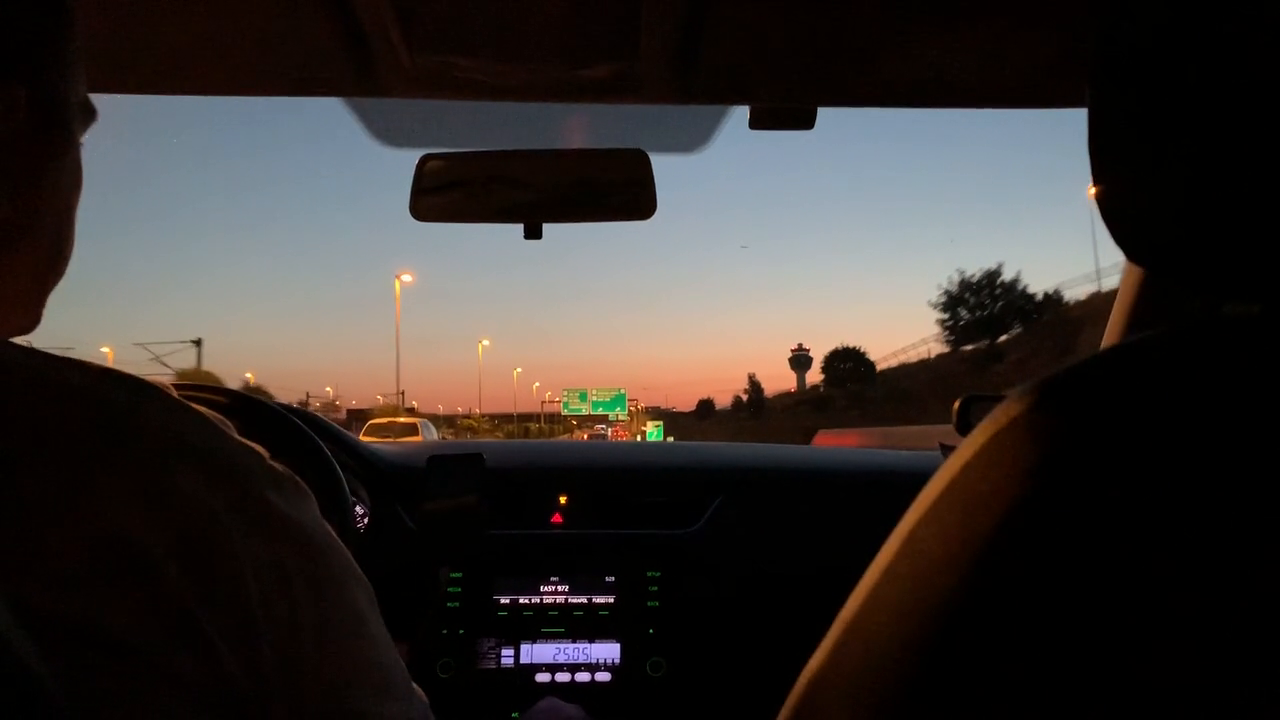
#> input picture frame 30 of tflite/object_detection/raspberry_pi/test_videos/car-driver.mp4, 1280 x 720 px, given in place of the camera
$ python test_lane_detection.py
#> lines starting #> are read from the running program, lines starting #| are printed output that depends on the picture; after the words box and inside, x2 and y2 are one past the last pixel; in counts of white or black regions, pixels touching at a corner belong together
### tflite/object_detection/raspberry_pi/lane_detector.py
"""
Lightweight Lane Detection Module for Raspberry Pi
Optimized for real-time performance using OpenCV
"""

import cv2
import numpy as np


class LaneDetector:
    """Lightweight lane detector optimized for Raspberry Pi"""

    def __init__(self, img_height=480, img_width=640):
        """
        Initialize lane detector with image dimensions

        Args:
            img_height: Frame height in pixels
            img_width: Frame width in pixels
        """
        self.img_height = img_height
        self.img_width = img_width

        # ROI parameters (only process bottom 60% of frame)
        self.roi_height_ratio = 0.6

        # Canny edge detection parameters
        self.canny_low_threshold = 50
        self.canny_high_threshold = 150

        # Hough Transform parameters
        self.hough_threshold = 50
        self.hough_min_line_length = 100
        self.hough_max_line_gap = 50

        # Visualization parameters
        self.lane_color = (0, 255, 0)  # Green
        self.lane_thickness = 3
        self.roi_color = (255, 0, 0)  # Blue
        self.roi_thickness = 2

    def get_roi_mask(self, img_shape):
        """
        Create Region of Interest (ROI) mask
        Focus on the lower part of the image where lanes are

        Args:
            img_shape: Shape of the input image (height, width)

        Returns:
            Binary mask for ROI
        """
        height, width = img_shape[:2]

        # Define trapezoidal ROI vertices
        # Bottom left, Top left, Top right, Bottom right
        vertices = np.array([
            [
                (0, height),
                (width * 0.4, height * self.roi_height_ratio),
                (width * 0.6, height * self.roi_height_ratio),
                (width, height)
            ]
        ], dtype=np.int32)

        # Create mask
        mask = np.zeros((height, width), dtype=np.uint8)
        cv2.fillPoly(mask, vertices, 255)

        return mask, vertices

    def preprocess_frame(self, frame):
        """
        Preprocess frame for lane detection

        Args:
            frame: Input BGR frame

        Returns:
            Preprocessed grayscale frame
        """
        # Convert to grayscale
        gray = cv2.cvtColor(frame, cv2.COLOR_BGR2GRAY)

        # Apply Gaussian blur to reduce noise
        blur = cv2.GaussianBlur(gray, (5, 5), 0)

        return blur

    def detect_edges(self, preprocessed_frame):
        """
        Detect edges using Canny edge detection

        Args:
            preprocessed_frame: Grayscale blurred frame

        Returns:
            Edge detected frame
        """
        edges = cv2.Canny(
            preprocessed_frame,
            self.canny_low_threshold,
            self.canny_high_threshold
        )

        return edges

    def detect_lines(self, edges):
        """
        Detect lines using Hough Transform

        Args:
            edges: Edge detected frame

        Returns:
            List of detected lines
        """
        lines = cv2.HoughLinesP(
            edges,
            rho=1,
            theta=np.pi / 180,
            threshold=self.hough_threshold,
            minLineLength=self.hough_min_line_length,
            maxLineGap=self.hough_max_line_gap
        )

        return lines

    def separate_left_right_lines(self, lines):
        """
        Separate detected lines into left and right lanes
        Based on line slope

        Args:
            lines: Array of detected lines

        Returns:
            Tuple of (left_lines, right_lines)
        """
        if lines is None:
            return [], []

        left_lines = []
        right_lines = []

        for line in lines:
            x1, y1, x2, y2 = line[0]

            # Calculate slope
            if x2 - x1 == 0:  # Vertical line, skip
                continue

            slope = (y2 - y1) / (x2 - x1)

            # Filter out horizontal lines (slope close to 0)
            if abs(slope) < 0.5:
                continue

            # Classify based on slope
            if slope < 0:  # Left lane (negative slope)
                left_lines.append(line[0])
            else:  # Right lane (positive slope)
                right_lines.append(line[0])

        return left_lines, right_lines

    def average_lines(self, lines):
        """
        Average multiple lines into a single representative line

        Args:
            lines: List of lines

        Returns:
            Single averaged line or None
        """
        if not lines:
            return None

        # Extract all points
        x_coords = []
        y_coords = []

        for line in lines:
            x1, y1, x2, y2 = line
            x_coords.extend([x1, x2])
            y_coords.extend([y1, y2])

        # Fit a line using polyfit
        if len(x_coords) < 2:
            return None

        poly = np.polyfit(x_coords, y_coords, 1)

        # Calculate line endpoints
        y1 = self.img_height
        y2 = int(self.img_height * self.roi_height_ratio)

        x1 = int((y1 - poly[1]) / poly[0])
        x2 = int((y2 - poly[1]) / poly[0])

        return [x1, y1, x2, y2]

    def detect(self, frame):
        """
        Main lane detection pipeline

        Args:
            frame: Input BGR frame

        Returns:
            Dictionary containing:
                - left_lane: Left lane line coordinates
                - right_lane: Right lane line coordinates
                - raw_lines: All detected lines
        """
        # Store original dimensions
        self.img_height, self.img_width = frame.shape[:2]

        # Preprocess
        preprocessed = self.preprocess_frame(frame)

        # Detect edges
        edges = self.detect_edges(preprocessed)

        # Apply ROI mask
        mask, _ = self.get_roi_mask(frame.shape)
        masked_edges = cv2.bitwise_and(edges, mask)

        # Detect lines
        lines = self.detect_lines(masked_edges)

        # Separate left and right lines
        left_lines, right_lines = self.separate_left_right_lines(lines)

        # Average lines
        left_lane = self.average_lines(left_lines)
        right_lane = self.average_lines(right_lines)

        return {
            'left_lane': left_lane,
            'right_lane': right_lane,
            'raw_lines': lines
        }

    def visualize(self, frame, detection_result, show_roi=False):
        """
        Draw detected lanes on frame

        Args:
            frame: Input frame
            detection_result: Result from detect() method
            show_roi: Whether to show ROI region

        Returns:
            Frame with lanes drawn
        """
        # Create a copy to draw on
        output = frame.copy()

        # Draw ROI if requested
        if show_roi:
            _, vertices = self.get_roi_mask(frame.shape)
            cv2.polylines(
                output,
                vertices,
                True,
                self.roi_color,
                self.roi_thickness
            )

        # Draw left lane
        if detection_result['left_lane'] is not None:
            x1, y1, x2, y2 = detection_result['left_lane']
            cv2.line(
                output,
                (x1, y1),
                (x2, y2),
                self.lane_color,
                self.lane_thickness
            )

        # Draw right lane
        if detection_result['right_lane'] is not None:
            x1, y1, x2, y2 = detection_result['right_lane']
            cv2.line(
                output,
                (x1, y1),
                (x2, y2),
                self.lane_color,
                self.lane_thickness
            )

        # Fill lane area with semi-transparent overlay
        if (detection_result['left_lane'] is not None and
            detection_result['right_lane'] is not None):

            left_line = detection_result['left_lane']
            right_line = detection_result['right_lane']

            # Create polygon for lane area
            lane_polygon = np.array([
                [left_line[0], left_line[1]],
                [left_line[2], left_line[3]],
                [right_line[2], right_line[3]],
                [right_line[0], right_line[1]]
            ], dtype=np.int32)

            # Create overlay
            overlay = output.copy()
            cv2.fillPoly(overlay, [lane_polygon], (0, 255, 0))

            # Blend with original
            cv2.addWeighted(overlay, 0.2, output, 0.8, 0, output)

        return output

### tflite/object_detection/raspberry_pi/test_lane_detection.py
#!/usr/bin/env python3
"""
Test script for lane detection module
Demonstrates lane detection on sample video or camera feed
"""

import cv2
import argparse
import time
from lane_detector import LaneDetector


def test_on_camera(camera_id=0, width=640, height=480):
    """Test lane detection on camera feed"""
    print(f"Starting camera {camera_id}...")

    # Initialize camera
    cap = cv2.VideoCapture(camera_id)
    cap.set(cv2.CAP_PROP_FRAME_WIDTH, width)
    cap.set(cv2.CAP_PROP_FRAME_HEIGHT, height)

    if not cap.isOpened():
        print("ERROR: Could not open camera")
        return

    # Initialize lane detector
    detector = LaneDetector(img_height=height, img_width=width)

    # FPS calculation
    fps = 0
    frame_count = 0
    start_time = time.time()

    print("Press 'q' or ESC to quit")
    print("Press 'r' to toggle ROI visualization")
    print("Press 's' to save screenshot")

    show_roi = False
    screenshot_count = 0

    while True:
        ret, frame = cap.read()
        if not ret:
            print("ERROR: Failed to read frame")
            break

        # Flip frame for mirror effect
        frame = cv2.flip(frame, 1)

        # Detect lanes
        lane_result = detector.detect(frame)

        # Visualize
        output = detector.visualize(frame, lane_result, show_roi=show_roi)

        # Calculate FPS
        frame_count += 1
        if frame_count % 10 == 0:
            end_time = time.time()
            fps = 10 / (end_time - start_time)
            start_time = time.time()

        # Draw FPS
        fps_text = f'FPS: {fps:.1f}'
        cv2.putText(output, fps_text, (10, 30),
                   cv2.FONT_HERSHEY_SIMPLEX, 1, (0, 255, 0), 2)

        # Draw lane info
        left_status = "YES" if lane_result['left_lane'] is not None else "NO"
        right_status = "YES" if lane_result['right_lane'] is not None else "NO"

        info_text = f'Left: {left_status} | Right: {right_status}'
        cv2.putText(output, info_text, (10, 60),
                   cv2.FONT_HERSHEY_SIMPLEX, 0.6, (255, 255, 255), 2)

        # Show frame
        cv2.imshow('Lane Detection Test', output)

        # Handle keyboard input
        key = cv2.waitKey(1) & 0xFF

        if key == ord('q') or key == 27:  # 'q' or ESC
            print("Quitting...")
            break
        elif key == ord('r'):  # Toggle ROI
            show_roi = not show_roi
            print(f"ROI visualization: {'ON' if show_roi else 'OFF'}")
        elif key == ord('s'):  # Save screenshot
            filename = f'lane_detection_screenshot_{screenshot_count}.jpg'
            cv2.imwrite(filename, output)
            print(f"Saved: {filename}")
            screenshot_count += 1

    # Cleanup
    cap.release()
    cv2.destroyAllWindows()
    print("Done!")


# [78 lines left out: function test_on_video, not called in this run]


def main():
    parser = argparse.ArgumentParser(
        description='Test lane detection module',
        formatter_class=argparse.ArgumentDefaultsHelpFormatter
    )

    parser.add_argument(
        '--mode',
        choices=['camera', 'video'],
        default='camera',
        help='Test mode: camera or video'
    )

    parser.add_argument(
        '--source',
        type=str,
        default='0',
        help='Camera ID (for camera mode) or video path (for video mode)'
    )

    parser.add_argument(
        '--width',
        type=int,
        default=640,
        help='Frame width (camera mode only)'
    )

    parser.add_argument(
        '--height',
        type=int,
        default=480,
        help='Frame height (camera mode only)'
    )

    parser.add_argument(
        '--save',
        action='store_true',
        help='Save output video (video mode only)'
    )

    args = parser.parse_args()

    print("=" * 60)
    print("Lane Detection Test Script")
    print("=" * 60)

    if args.mode == 'camera':
        camera_id = int(args.source)
        test_on_camera(camera_id, args.width, args.height)
#> in test_on_camera, frame is the input picture: shape (720, 1280, 3); mean B, G, R 46.3, 48.7, 54.1
#> in detect_edges, `edges = cv2.Canny( preprocessed_frame, self.canny_low_threshold, self...`:
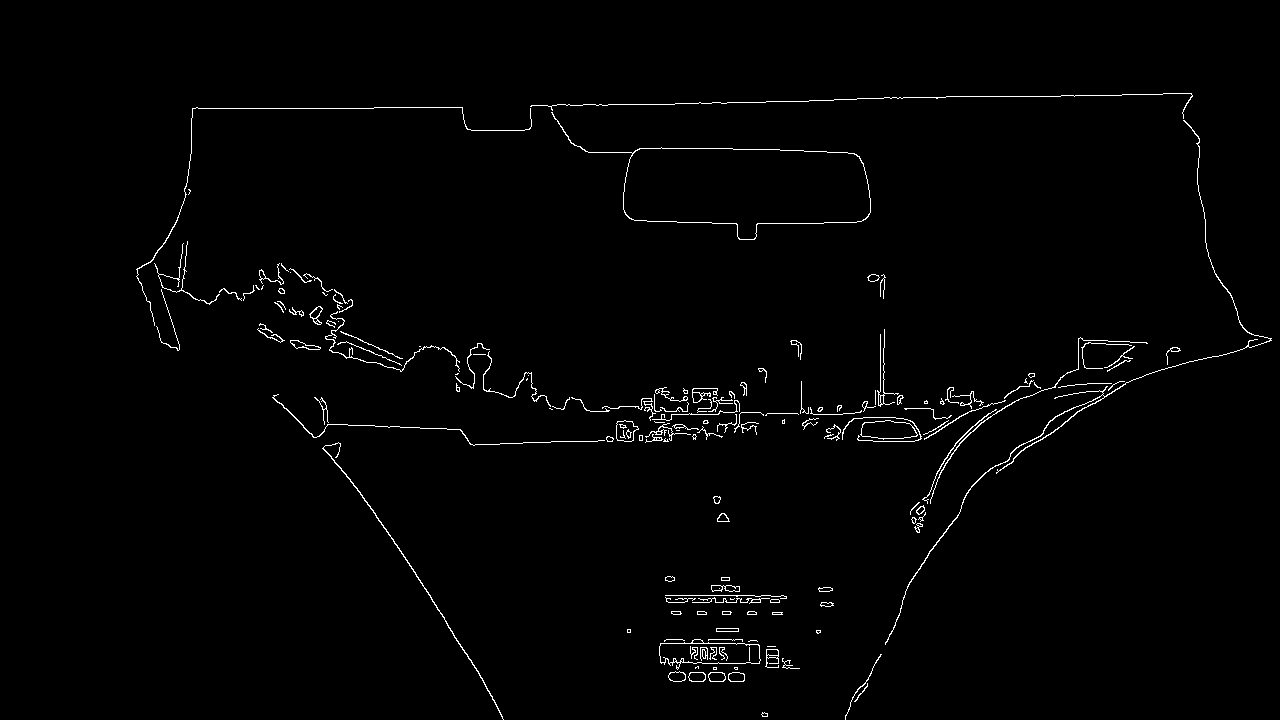
#> edges: shape (720, 1280); 1.3% white in thin lines or dots, all inside (x1, y1, x2, y2) = (136, 93, 1272, 720)
#> in detect, `masked_edges = cv2.bitwise_and(edges, mask)`:
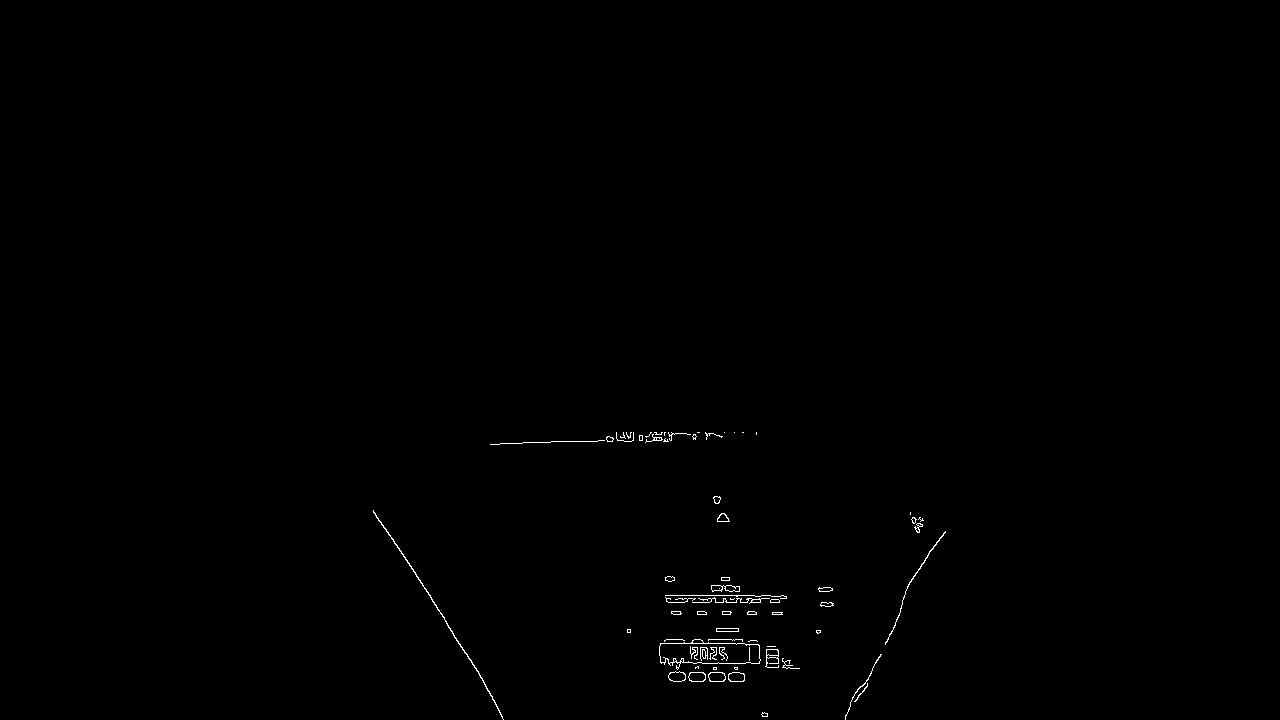
#> masked_edges: shape (720, 1280); 0.31% white in thin lines or dots, all inside (x1, y1, x2, y2) = (373, 432, 946, 720)
#> in detect_lines, `lines = cv2.HoughLinesP( edges, rho=1, theta=np.pi / 180, threshold=se..`: lines = [[373, 510, 484, 682], [523, 442, 706, 439], [668, 602, 831, 602], [665, 595, 783, 595], [856, 700, 930, 550], [386, 529, 478, 671], [661, 663, 789, 663], [666, 598, 786, 598], [666, 599, 778, 599]]
#> the loop in separate_left_right_lines, `for line in lines:` made 9 passes
#> (x1, y1, x2, y2, slope) on passes 1 to 8: (373, 510, 484, 682, 1.55), (523, 442, 706, 439, -0.0164), (668, 602, 831, 602, 0), (665, 595, 783, 595, 0), (856, 700, 930, 550, -2.03), (386, 529, 478, 671, 1.54), (661, 663, 789, 663, 0), (666, 598, 786, 598, 0)
#> after the loop in separate_left_right_lines, `for line in lines:`: left_lines = [[856, 700, 930, 550]]; right_lines = [[373, 510, 484, 682], [386, 529, 478, 671]]
#> in detect, `left_lines, right_lines = self.separate_left_right_lines(lines)`: left_lines = [[856, 700, 930, 550]]; right_lines = [[373, 510, 484, 682], [386, 529, 478, 671]]
#> the loop in average_lines, `for line in lines:` made 1 pass
#> after the loop in average_lines, `for line in lines:`: x_coords = [856, 930]; y_coords = [700, 550]
#> in average_lines, `poly = np.polyfit(x_coords, y_coords, 1)`: poly = [-2.03, 2435.1]
#> in average_lines, `x1 = int((y1 - poly[1]) / poly[0])`: x1 = 846
#> in average_lines, `x2 = int((y2 - poly[1]) / poly[0])`: x2 = 988
#> in detect, `left_lane = self.average_lines(left_lines)`: left_lane = [846, 720, 988, 432]
#> the loop in average_lines (call 2), `for line in lines:` made 2 passes
#> in detect, `right_lane = self.average_lines(right_lines)`: right_lane = [509, 720, 322, 432]
#> in test_on_camera, `lane_result = detector.detect(frame)`: lane_result = 3 items
#> in visualize, `x1, y1, x2, y2 = detection_result['left_lane']`: x1 = 846; y1 = 720; x2 = 988; y2 = 432
#> in visualize, `x1, y1, x2, y2 = detection_result['right_lane']`: x1 = 509; x2 = 322
#> in visualize, `left_line = detection_result['left_lane']`: left_line = [846, 720, 988, 432]
#> in visualize, `right_line = detection_result['right_lane']`: right_line = [509, 720, 322, 432]
#> in visualize, `lane_polygon = np.array([ [left_line[0], left_line[1]], [left_line[2],..`: lane_polygon = [[846, 720], [988, 432], [322, 432], [509, 720]]
#> in visualize, `cv2.fillPoly(overlay, [lane_polygon], (0, 255, 0))`:
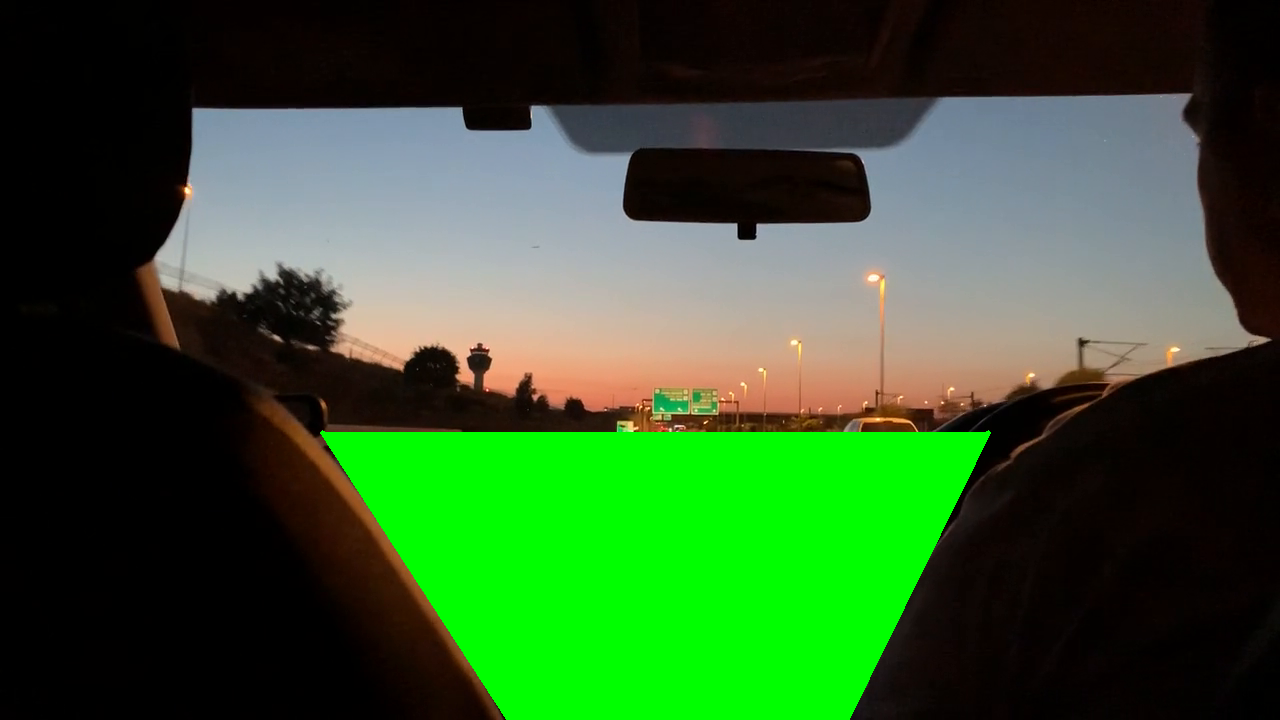
#> overlay: shape (720, 1280, 3); mean B, G, R 44.2, 87.3, 51.7
#> in test_on_camera, `left_status = "YES" if lane_result['left_lane'] is not None else "NO"`: left_status = 'YES'
#> in test_on_camera, `info_text = f'Left: {left_status} | Right: {right_status}'`: info_text = 'Left: YES | Right: YES'
#> in test_on_camera, `cv2.putText(output, info_text, (10, 60), cv2.FONT_HERSHEY_SIMPLEX, 0.6..`:
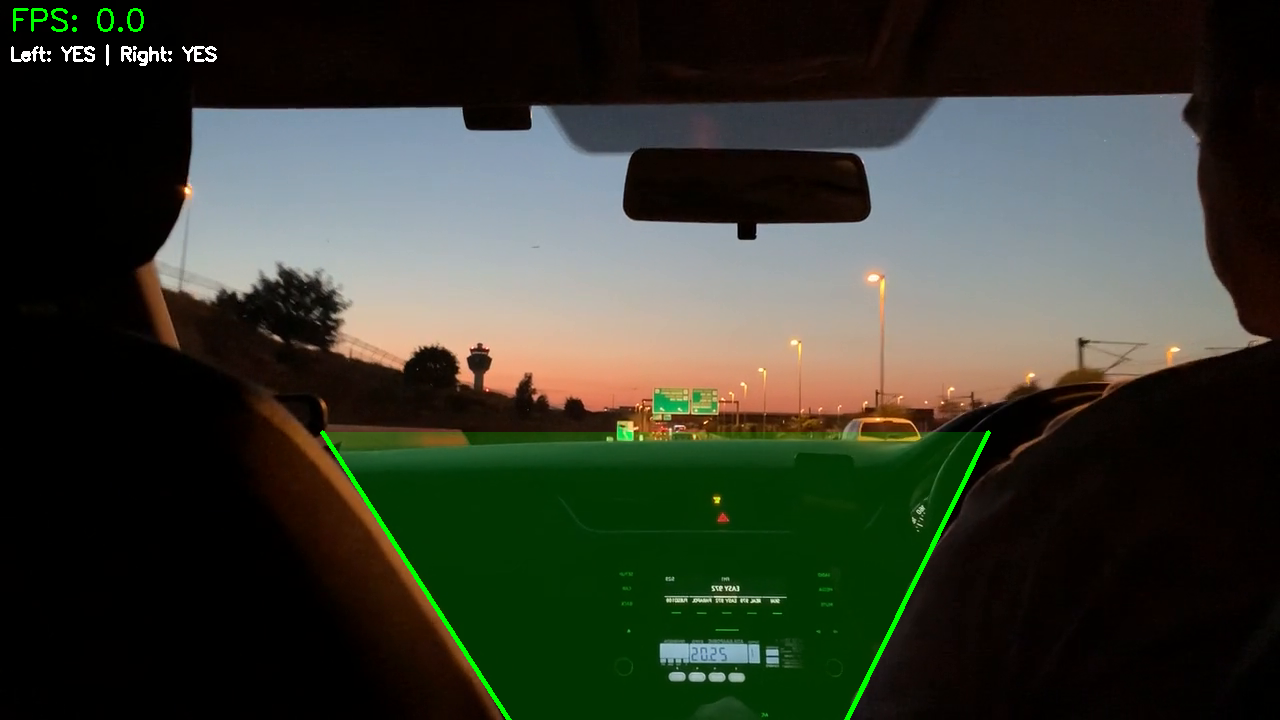
#> output: shape (720, 1280, 3); mean B, G, R 46.2, 57.7, 53.9
#> (key q is pressed here)
    else:
        test_on_video(args.source, args.save)


if __name__ == '__main__':
    main()
